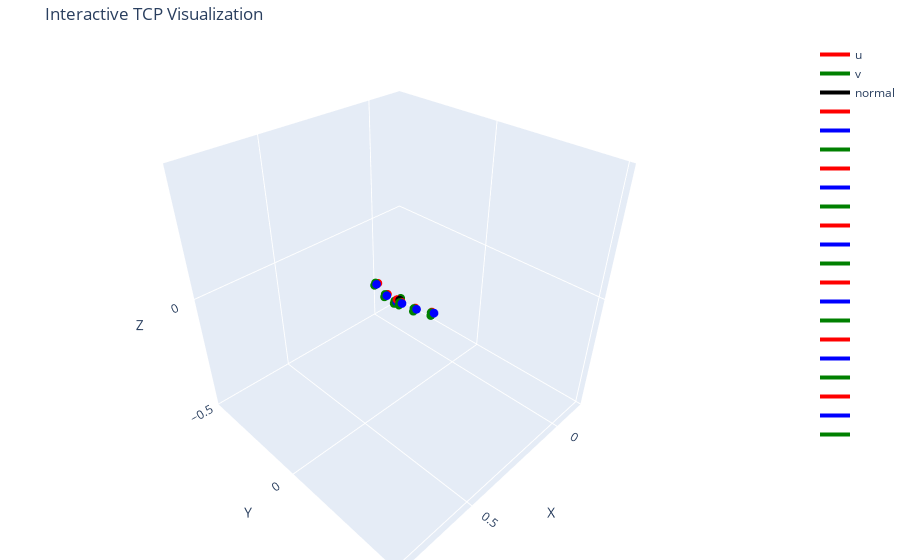

Write notebook code for a chart like this one.
### Code cell
def plot_poses(T, u,v,origin, normal, poses):
    import plotly.graph_objects as go
    from scipy.spatial.transform import Rotation as R

    def arrow(start, vec, color, name=""):
        return go.Scatter3d(
            x=[start[0], start[0] + vec[0]],
            y=[start[1], start[1] + vec[1]],
            z=[start[2], start[2] + vec[2]],
            mode="lines+markers",
            line=dict(color=color, width=4),
            marker=dict(size=3, color=color),
            name=name
        )

    fig = go.Figure()

    # Axes
    fig.add_trace(arrow(origin, u * 0.01, "red", "u"))
    fig.add_trace(arrow(origin, v * 0.01, "green", "v"))
    fig.add_trace(arrow(origin, normal * 0.01, "black", "normal"))

    # pose positions
    for i, s in enumerate(poses):
        pos = np.array([s["ee.x"], s["ee.y"], s["ee.z"]])
        rotvec = np.array([s["ee.wx"], s["ee.wy"], s["ee.wz"]])

        # --- Convert to rotation matrix ---
        rot = R.from_rotvec(rotvec)
        R_mat = rot.as_matrix()

        # --- Original coordinate axes ---
        x_axis = np.array([1, 0, 0])
        y_axis = np.array([0, 1, 0])
        z_axis = np.array([0, 0, 1])

        # --- Rotated axes ---
        x_rot = R_mat @ x_axis
        y_rot = R_mat @ y_axis
        z_rot = R_mat @ z_axis
        fig.add_trace(arrow(pos, x_rot * 0.01, 'red'))
        fig.add_trace(arrow(pos, y_rot * 0.01, 'blue'))
        fig.add_trace(arrow(pos, z_rot * 0.01, 'green'))

    # Layout
    r = 0.5
    fig.update_layout(
        scene=dict(
            xaxis=dict(range=[origin[0] - r, origin[0] + r], title='X'),
            yaxis=dict(range=[origin[1] - r, origin[1] + r], title='Y'),
            zaxis=dict(range=[origin[2] - r, origin[2] + r], title='Z'),
            aspectmode='cube'
        ),
        margin=dict(l=0, r=0, t=40, b=0),
        title="Interactive TCP Visualization",
    )
    fig.show()

plot_poses(T, u, v, origin, normal, poses)
print("num poses: ", len(poses))

### Figure 1 — Plotly figure (JSON) as saved in the notebook; plotly's stock layout.template omitted (floating-point values rounded to 4 significant figures)
{"data": [{"line": {"color": "red", "width": 4}, "marker": {"color": "red", "size": 3}, "mode": "lines+markers", "name": "u", "x": [0.3374, 0.3412], "y": [0.02129, 0.01207], "z": [-0.002533, -0.002981], "type": "scatter3d"}, {"line": {"color": "green", "width": 4}, "marker": {"color": "green", "size": 3}, "mode": "lines+markers", "name": "v", "x": [0.3374, 0.3282], "y": [0.02129, 0.01744], "z": [-0.002533, -0.001484], "type": "scatter3d"}, {"line": {"color": "black", "width": 4}, "marker": {"color": "black", "size": 3}, "mode": "lines+markers", "name": "normal", "x": [0.3374, 0.3362], "y": [0.02129, 0.0213], "z": [-0.002533, -0.01247], "type": "scatter3d"}, {"line": {"color": "red", "width": 4}, "marker": {"color": "red", "size": 3}, "mode": "lines+markers", "name": "", "x": [0.3164, 0.3082], "y": [0.1494, 0.1451], "z": [-0.000522, -0.004315], "type": "scatter3d"}, {"line": {"color": "blue", "width": 4}, "marker": {"color": "blue", "size": 3}, "mode": "lines+markers", "name": "", "x": [0.3164, 0.3117], "y": [0.1494, 0.1583], "z": [-0.000522, -0.0005007], "type": "scatter3d"}, {"line": {"color": "green", "width": 4}, "marker": {"color": "green", "size": 3}, "mode": "lines+markers", "name": "", "x": [0.3164, 0.3198], "y": [0.1494, 0.1512], "z": [-0.000522, -0.009775], "type": "scatter3d"}, {"line": {"color": "red", "width": 4}, "marker": {"color": "red", "size": 3}, "mode": "lines+markers", "name": "", "x": [0.3404, 0.3315], "y": [0.09244, 0.08978], "z": [-0.0001252, -0.003931], "type": "scatter3d"}, {"line": {"color": "blue", "width": 4}, "marker": {"color": "blue", "size": 3}, "mode": "lines+markers", "name": "", "x": [0.3404, 0.3375], "y": [0.09244, 0.102], "z": [-0.0001252, -0.0001039], "type": "scatter3d"}, {"line": {"color": "green", "width": 4}, "marker": {"color": "green", "size": 3}, "mode": "lines+markers", "name": "", "x": [0.3404, 0.344], "y": [0.09244, 0.09356], "z": [-0.0001252, -0.009373], "type": "scatter3d"}, {"line": {"color": "red", "width": 4}, "marker": {"color": "red", "size": 3}, "mode": "lines+markers", "name": "", "x": [0.3532, 0.3441], "y": [0.03742, 0.03638], "z": [0.003657, -0.0002601], "type": "scatter3d"}, {"line": {"color": "blue", "width": 4}, "marker": {"color": "blue", "size": 3}, "mode": "lines+markers", "name": "", "x": [0.3532, 0.3521], "y": [0.03742, 0.04735], "z": [0.003657, 0.003679], "type": "scatter3d"}, {"line": {"color": "green", "width": 4}, "marker": {"color": "green", "size": 3}, "mode": "lines+markers", "name": "", "x": [0.3532, 0.3571], "y": [0.03742, 0.03788], "z": [0.003657, -0.005543], "type": "scatter3d"}, {"line": {"color": "red", "width": 4}, "marker": {"color": "red", "size": 3}, "mode": "lines+markers", "name": "", "x": [0.3426, 0.3332], "y": [0.002695, 0.002655], "z": [-0.01264, -0.01583], "type": "scatter3d"}, {"line": {"color": "blue", "width": 4}, "marker": {"color": "blue", "size": 3}, "mode": "lines+markers", "name": "", "x": [0.3426, 0.3426], "y": [0.002695, 0.01269], "z": [-0.01264, -0.01262], "type": "scatter3d"}, {"line": {"color": "green", "width": 4}, "marker": {"color": "green", "size": 3}, "mode": "lines+markers", "name": "", "x": [0.3426, 0.3458], "y": [0.002695, 0.002727], "z": [-0.01264, -0.02211], "type": "scatter3d"}, {"line": {"color": "red", "width": 4}, "marker": {"color": "red", "size": 3}, "mode": "lines+markers", "name": "", "x": [0.3392, 0.3299], "y": [-0.04872, -0.04716], "z": [-0.01198, -0.0152], "type": "scatter3d"}, {"line": {"color": "blue", "width": 4}, "marker": {"color": "blue", "size": 3}, "mode": "lines+markers", "name": "", "x": [0.3392, 0.3408], "y": [-0.04872, -0.03885], "z": [-0.01198, -0.01196], "type": "scatter3d"}, {"line": {"color": "green", "width": 4}, "marker": {"color": "green", "size": 3}, "mode": "lines+markers", "name": "", "x": [0.3392, 0.3424], "y": [-0.04872, -0.04923], "z": [-0.01198, -0.02145], "type": "scatter3d"}, {"line": {"color": "red", "width": 4}, "marker": {"color": "red", "size": 3}, "mode": "lines+markers", "name": "", "x": [0.3323, 0.3236], "y": [-0.1055, -0.1023], "z": [0.006407, 0.00258], "type": "scatter3d"}, {"line": {"color": "blue", "width": 4}, "marker": {"color": "blue", "size": 3}, "mode": "lines+markers", "name": "", "x": [0.3323, 0.3357], "y": [-0.1055, -0.09611], "z": [0.006407, 0.006429], "type": "scatter3d"}, {"line": {"color": "green", "width": 4}, "marker": {"color": "green", "size": 3}, "mode": "lines+markers", "name": "", "x": [0.3323, 0.3359], "y": [-0.1055, -0.1068], "z": [0.006407, -0.002832], "type": "scatter3d"}], "layout": {"scene": {"xaxis": {"range": [-0.1626, 0.8374], "title": {"text": "X"}}, "yaxis": {"range": [-0.4787, 0.5213], "title": {"text": "Y"}}, "zaxis": {"range": [-0.5025, 0.4975], "title": {"text": "Z"}}, "aspectmode": "cube"}, "margin": {"l": 0, "r": 0, "t": 40, "b": 0}, "title": {"text": "Interactive TCP Visualization"}}}
